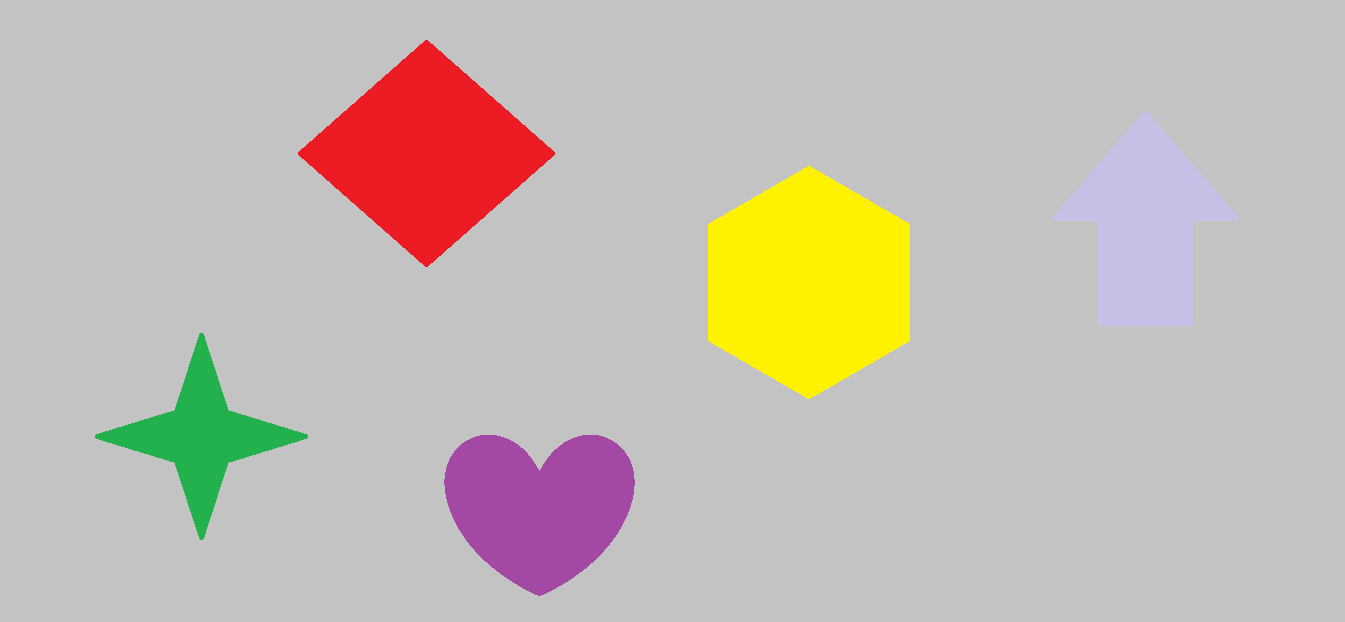
#> input picture My-Study/1.Machine Learning/Day07/课堂/img_1.png, 1345 x 622 px
$ python ai.py
#> lines starting #> are read from the running program, lines starting #| are printed output that depends on the picture; after the words box and inside, x2 and y2 are one past the last pixel; in counts of white or black regions, pixels touching at a corner belong together
import cv2
import numpy as np
import random  # 导入随机数库用于生成颜色

if __name__ == '__main__':
    # 1. 读取和预处理
    image_np = cv2.imread('img_1.png')
#> image_np is the input picture: shape (622, 1345, 3); mean B, G, R 179.5, 187.5, 196
    if image_np is None:
        print("Error: Could not read image.")
        exit()

    image_np_gray = cv2.cvtColor(image_np, cv2.COLOR_BGR2GRAY)
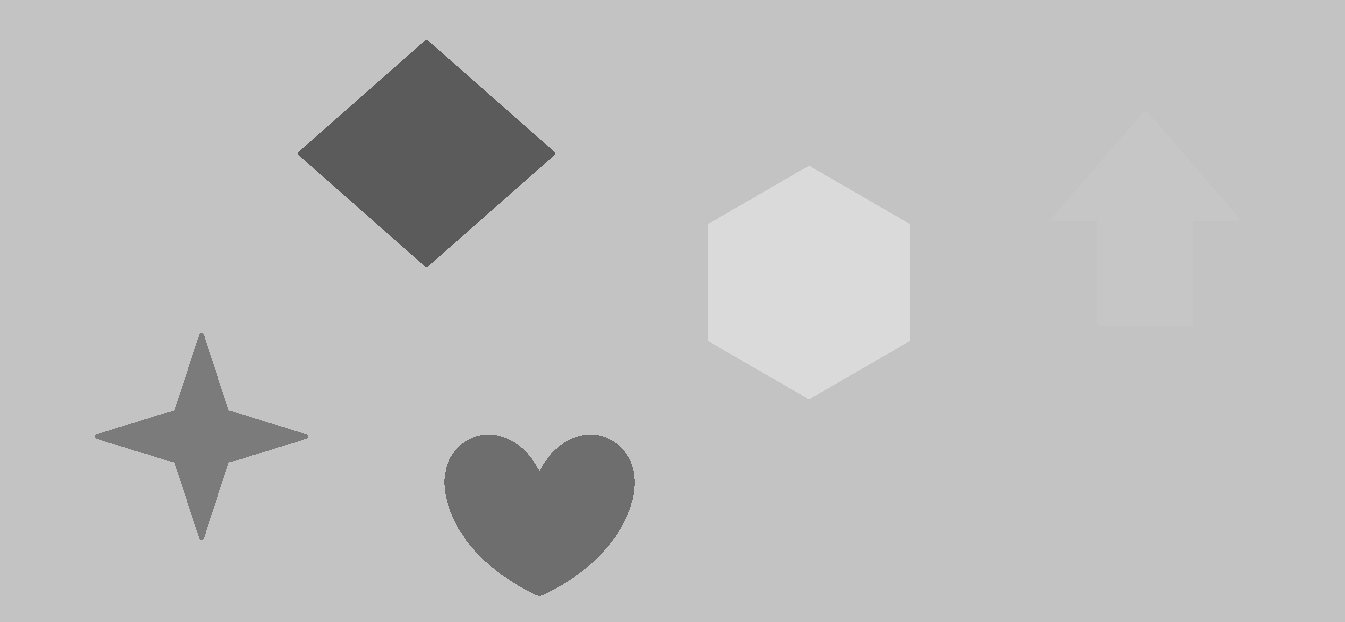
#> image_np_gray: shape (622, 1345); min 91, max 218, mean 189.1

    # 2. 边缘检测 (使用你设定的低阈值，能有效检测到所有图形)
    edges = cv2.Canny(image_np_gray, 10, 20)
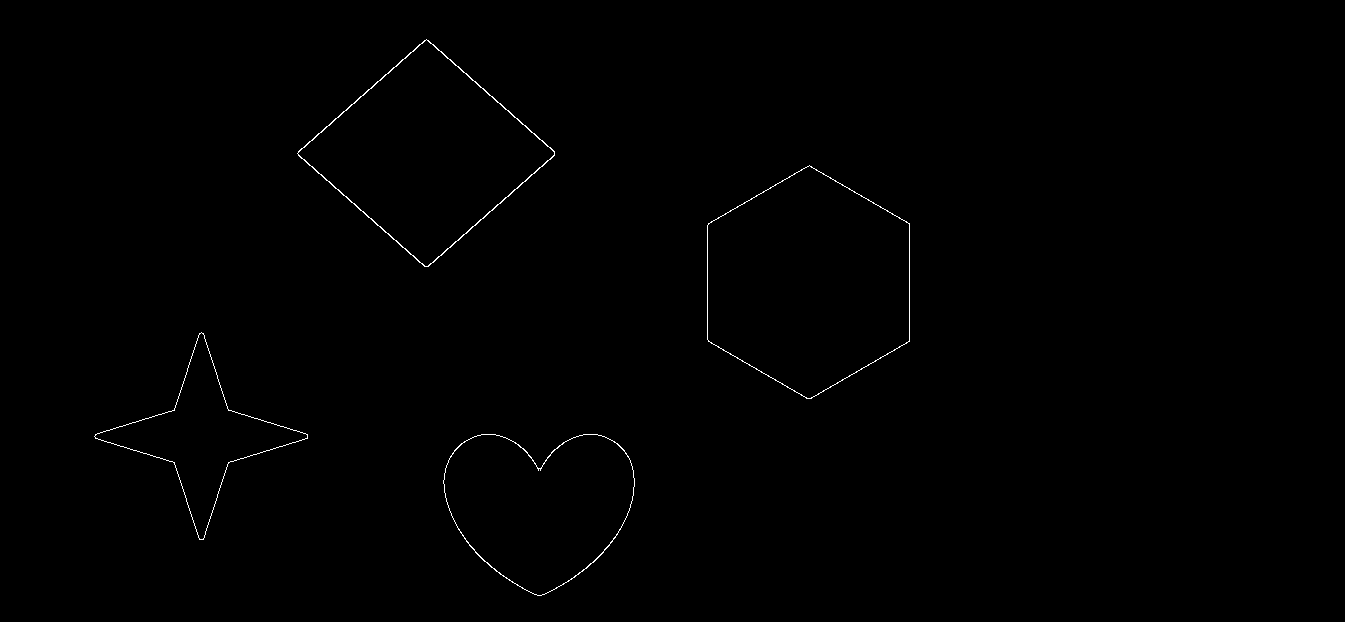
#> edges: shape (622, 1345); 0.34% white in thin lines or dots, all inside (x1, y1, x2, y2) = (94, 39, 910, 596)

    # 调试：查看边缘检测结果 (按任意键继续)
    # cv2.imshow('Canny Edges', edges)
    # cv2.waitKey(0)

    # 3. 查找轮廓
    # 【修正点1】这里要用 'edges'，而不是不存在的 'image_np_thresh'
    contours, hierarchy = cv2.findContours(
        edges,
        cv2.RETR_EXTERNAL,
        cv2.CHAIN_APPROX_SIMPLE
    )
#> contours = 4 contours; box (x1, y1, x2, y2) and area: (707, 165, 910, 399) 35446, (297, 39, 555, 267) 29862, (443, 434, 635, 596) 22165, (94, 332, 308, 540) 11751

    print(f"检测到前景轮廓数量: {len(contours)}")
#| 检测到前景轮廓数量: 4

    # 创建一个副本用于绘制，避免修改原图
    output_image = image_np.copy()

    # 4. 遍历每个轮廓，计算凸包并绘制
    for i, cnt in enumerate(contours):
        # 计算凸包
        hull = cv2.convexHull(cnt)

        # 【修正点2】生成随机颜色 (B, G, R)
        # 为了保证颜色在灰色背景上清晰可见，我们让最小值大一点 (例如 > 50)
        b = random.randint(50, 255)
        g = random.randint(50, 255)
        r = random.randint(50, 255)
        random_color = (b, g, r)

        print(f"轮廓 {i + 1} 的凸包形状: {hull.shape}, 颜色: {random_color}")

        # 绘制凸包
        cv2.polylines(
            output_image,  # 在副本上画
            [hull],  # 凸包点集
            isClosed=True,  # 封闭图形
            color=random_color,  # 使用随机颜色
            thickness=2  # 线宽
        )
#> this loop made 4 passes
#> (b, g, r) on passes 1 to 4: (148, 244, 157), (60, 116, 180), (174, 153, 250), (127, 172, 141)
#| 轮廓 1 的凸包形状: (60, 1, 2), 颜色: (148, 244, 157)
#| 轮廓 2 的凸包形状: (10, 1, 2), 颜色: (60, 116, 180)
#| 轮廓 3 的凸包形状: (21, 1, 2), 颜色: (174, 153, 250)
#| 轮廓 4 的凸包形状: (24, 1, 2), 颜色: (127, 172, 141)
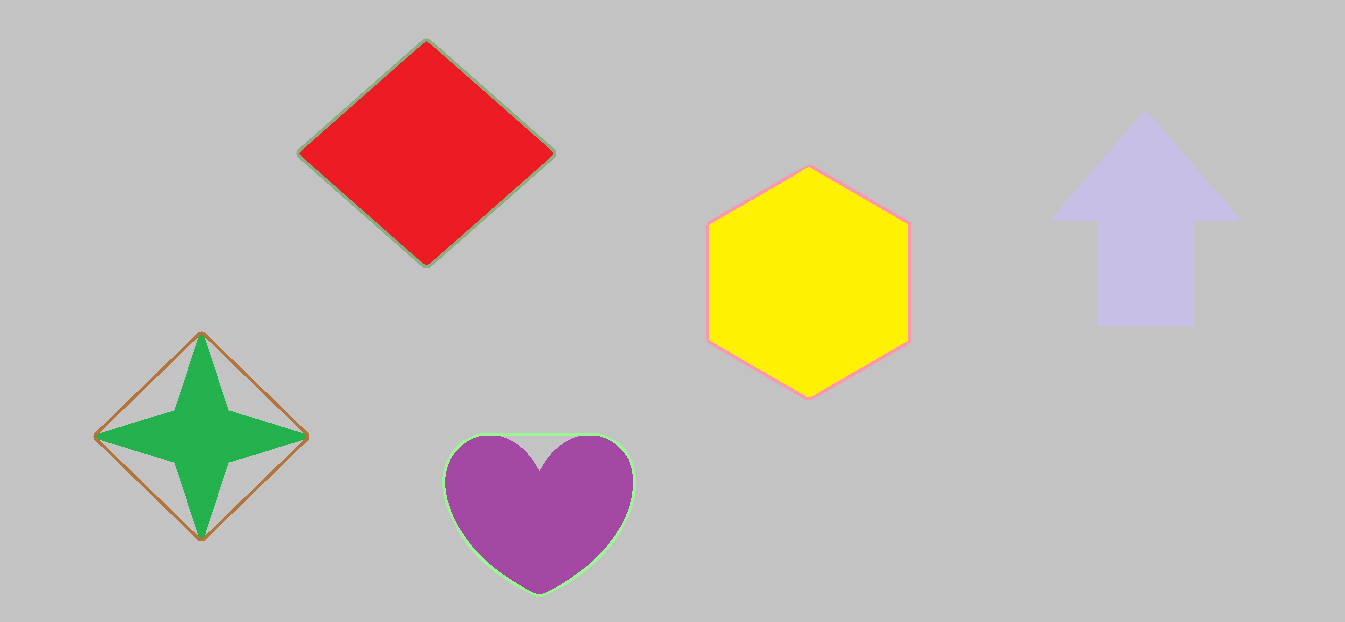
#> output_image: shape (622, 1345, 3); 0.95% of pixels changed, all inside (x1, y1, x2, y2) = (93, 38, 911, 597)

    # 5. 显示最终结果
    cv2.imshow('Convex Hulls with Random Colors', output_image)
    cv2.waitKey(0)
    cv2.destroyAllWindows()
